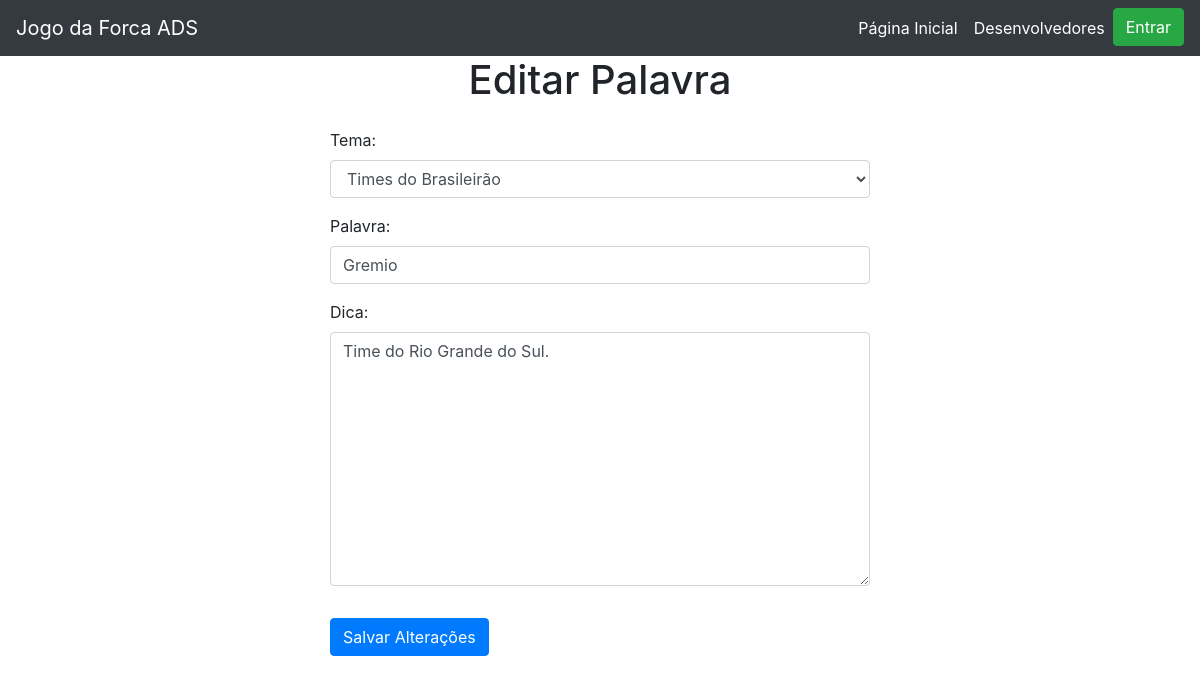
Before: /professor/palavra/editar-palavra/1/ with the older database file.
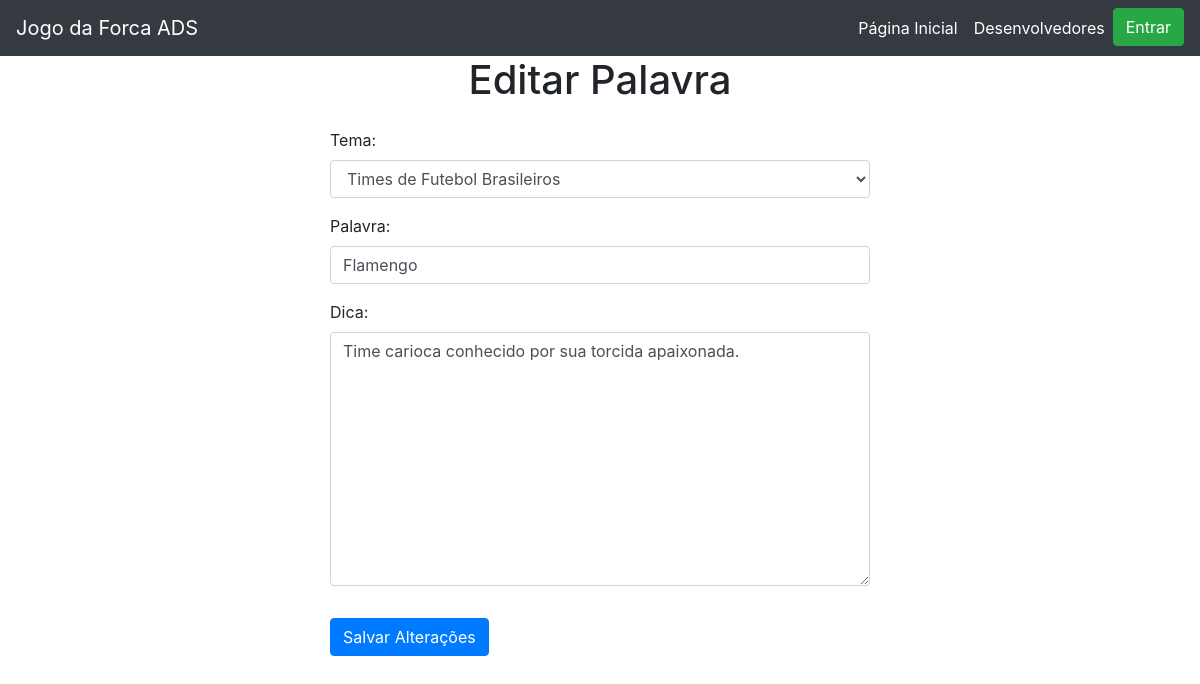
After: the same page with the newer database file.
### core/models.py (models this page shows, shortened)
class Palavra(models.Model):
    tema = models.ForeignKey(Tema, on_delete=models.CASCADE, related_name='palavras')
    palavra = models.CharField(max_length=100)
    dica = models.CharField(max_length=255, blank=True, null=True)

### core/views.py (the view)
# urls.py: path('professor/palavra/editar-palavra/<int:pk>/', EditarPalavraPageView.as_view(), name='editarPalavra'),
class EditarPalavraPageView(ProfessorContextMixin, UpdateView):
    model = Palavra
    form_class = PalavraForm
    template_name = 'professor/palavras/editarPalavras.html'
    success_url = reverse_lazy('administrarPalavrasPage')

### core/forms.py
class PalavraForm(forms.ModelForm):
    class Meta:
        model = Palavra
        fields = ['tema', 'palavra', 'dica']
        widgets = {
            'tema': forms.Select(attrs={'class': 'form-control'}),
            'palavra': forms.TextInput(attrs={'class': 'form-control'}),
            'dica': forms.Textarea(attrs={'class': 'form-control'}),
        }
    def __init__(self, *args, **kwargs):
        super().__init__(*args, **kwargs)
        self.fields['dica'].required = False

### core/mixins.py (called while the page is built)
    def get_context_data(self, **kwargs):
        context = super().get_context_data(**kwargs)
        user = self.request.user
        context['is_professor'] = user.is_authenticated and user.groups.filter(name='professores').exists()
        return context

### core/models.py (called while the page is built)
    def __str__(self):
        return self.nome

### core/templates/professor/palavras/editarPalavras.html (shortened to what this page needs)
{% extends "base.html" %}
{% block main %}
<div class="container">
  <h1 class="text-center mb-4">Editar Palavra</h1>
  <div class="row justify-content-center">
    <div class="col-md-6">
      <form method="post">
        {{ form.as_p }}
        <button type="submit" class="btn btn-primary mt-3">Salvar Alterações</button>
      </form>
    </div>
  </div>
</div>
{% endblock main %}

Changed rows visible on the page:
changed Palavra: tema "Times do Brasileirão" → "Times de Futebol Brasileiros"; palavra "Gremio" → "Flamengo"; dica "Time do Rio Grande do Sul." → "Time carioca conhecido por sua torcida apaixonada."
